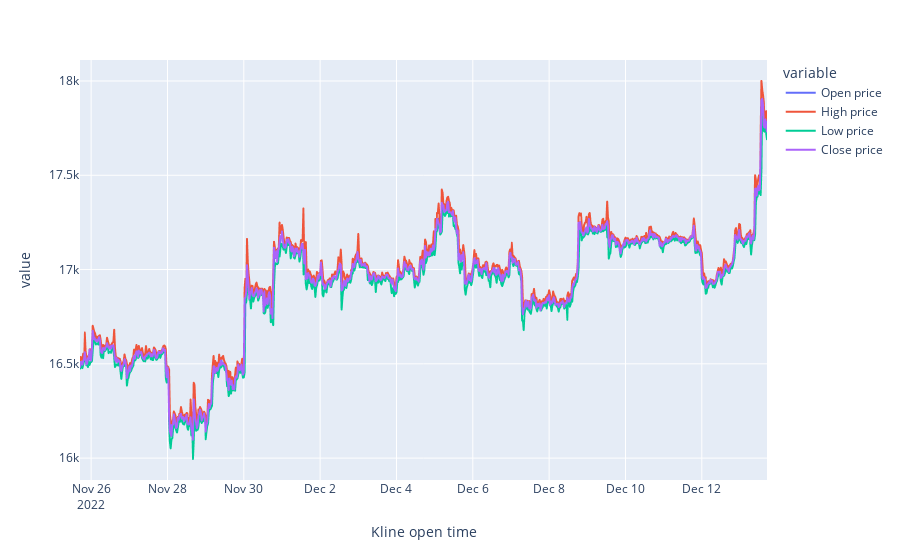

The notebook cell this image was saved under:
### Code cell
fig = px.line(price_and_time_df, x=price_and_time_df.index, y=["Open price", "High price", "Low price", "Close price"])
fig.show()

### Figure 1 — Plotly figure (JSON) as saved in the notebook; plotly's stock layout.template omitted (floating-point values rounded to 4 significant figures; data arrays with more than 128 entries replaced by an {"elided": "..."} marker saying what was removed)
{"data": [{"hovertemplate": "variable=Open price<br>Kline open time=%{x}<br>value=%{y}<extra></extra>", "legendgroup": "Open price", "line": {"color": "#636efa", "dash": "solid"}, "marker": {"symbol": "circle"}, "mode": "lines", "name": "Open price", "showlegend": true, "type": "scattergl", "x": {"elided": "865 str values"}, "xaxis": "x", "y": {"elided": "865 float values"}, "yaxis": "y"}, {"hovertemplate": "variable=High price<br>Kline open time=%{x}<br>value=%{y}<extra></extra>", "legendgroup": "High price", "line": {"color": "#EF553B", "dash": "solid"}, "marker": {"symbol": "circle"}, "mode": "lines", "name": "High price", "showlegend": true, "type": "scattergl", "x": {"elided": "865 str values"}, "xaxis": "x", "y": {"elided": "865 float values"}, "yaxis": "y"}, {"hovertemplate": "variable=Low price<br>Kline open time=%{x}<br>value=%{y}<extra></extra>", "legendgroup": "Low price", "line": {"color": "#00cc96", "dash": "solid"}, "marker": {"symbol": "circle"}, "mode": "lines", "name": "Low price", "showlegend": true, "type": "scattergl", "x": {"elided": "865 str values"}, "xaxis": "x", "y": {"elided": "865 float values"}, "yaxis": "y"}, {"hovertemplate": "variable=Close price<br>Kline open time=%{x}<br>value=%{y}<extra></extra>", "legendgroup": "Close price", "line": {"color": "#ab63fa", "dash": "solid"}, "marker": {"symbol": "circle"}, "mode": "lines", "name": "Close price", "showlegend": true, "type": "scattergl", "x": {"elided": "865 str values"}, "xaxis": "x", "y": {"elided": "865 float values"}, "yaxis": "y"}], "layout": {"legend": {"title": {"text": "variable"}, "tracegroupgap": 0}, "margin": {"t": 60}, "xaxis": {"anchor": "y", "domain": [0, 1], "title": {"text": "Kline open time"}}, "yaxis": {"anchor": "x", "domain": [0, 1], "title": {"text": "value"}}}}
